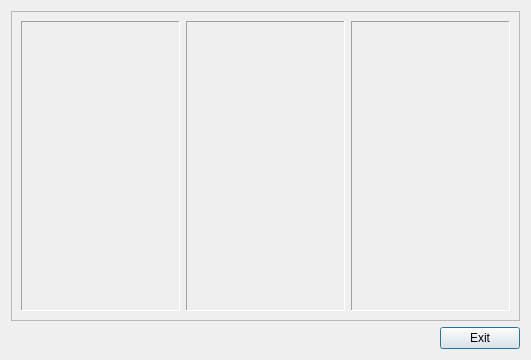
<?xml version="1.0" encoding="UTF-8"?>
<ui version="4.0">
 <class>History</class>
 <widget class="QDialog" name="History">
  <property name="geometry">
   <rect>
    <x>0</x>
    <y>0</y>
    <width>531</width>
    <height>360</height>
   </rect>
  </property>
  <property name="windowTitle">
   <string>Вибір графіків</string>
  </property>
  <layout class="QGridLayout" name="gridLayout">
   <item row="0" column="0" colspan="2">
    <widget class="QFrame" name="frame">
     <property name="frameShape">
      <enum>QFrame::StyledPanel</enum>
     </property>
     <property name="frameShadow">
      <enum>QFrame::Raised</enum>
     </property>
     <layout class="QHBoxLayout" name="horizontalLayout">
      <item>
       <widget class="QFrame" name="frame_Reg">
        <property name="frameShape">
         <enum>QFrame::Panel</enum>
        </property>
        <property name="frameShadow">
         <enum>QFrame::Sunken</enum>
        </property>
        <layout class="QVBoxLayout" name="verticalLayout">
         <item>
          <spacer name="verticalSpacer">
           <property name="orientation">
            <enum>Qt::Vertical</enum>
           </property>
           <property name="sizeHint" stdset="0">
            <size>
             <width>20</width>
             <height>71</height>
            </size>
           </property>
          </spacer>
         </item>
        </layout>
       </widget>
      </item>
      <item>
       <widget class="QFrame" name="frame_Val">
        <property name="frameShape">
         <enum>QFrame::Panel</enum>
        </property>
        <property name="frameShadow">
         <enum>QFrame::Sunken</enum>
        </property>
        <layout class="QVBoxLayout" name="verticalLayout_2">
         <item>
          <spacer name="verticalSpacer_2">
           <property name="orientation">
            <enum>Qt::Vertical</enum>
           </property>
           <property name="sizeHint" stdset="0">
            <size>
             <width>20</width>
             <height>145</height>
            </size>
           </property>
          </spacer>
         </item>
        </layout>
       </widget>
      </item>
      <item>
       <widget class="QFrame" name="frame_Other">
        <property name="frameShape">
         <enum>QFrame::Panel</enum>
        </property>
        <property name="frameShadow">
         <enum>QFrame::Sunken</enum>
        </property>
        <layout class="QVBoxLayout" name="verticalLayout_3">
         <item>
          <spacer name="verticalSpacer_3">
           <property name="orientation">
            <enum>Qt::Vertical</enum>
           </property>
           <property name="sizeHint" stdset="0">
            <size>
             <width>20</width>
             <height>145</height>
            </size>
           </property>
          </spacer>
         </item>
        </layout>
       </widget>
      </item>
     </layout>
    </widget>
   </item>
   <item row="1" column="0">
    <spacer name="horizontalSpacer">
     <property name="orientation">
      <enum>Qt::Horizontal</enum>
     </property>
     <property name="sizeHint" stdset="0">
      <size>
       <width>294</width>
       <height>20</height>
      </size>
     </property>
    </spacer>
   </item>
   <item row="1" column="1">
    <widget class="QPushButton" name="Exit">
     <property name="text">
      <string>Exit</string>
     </property>
    </widget>
   </item>
  </layout>
 </widget>
 <resources/>
 <connections>
  <connection>
   <sender>Exit</sender>
   <signal>clicked()</signal>
   <receiver>History</receiver>
   <slot>reject()</slot>
   <hints>
    <hint type="sourcelabel">
     <x>353</x>
     <y>276</y>
    </hint>
    <hint type="destinationlabel">
     <x>199</x>
     <y>149</y>
    </hint>
   </hints>
  </connection>
 </connections>
</ui>
